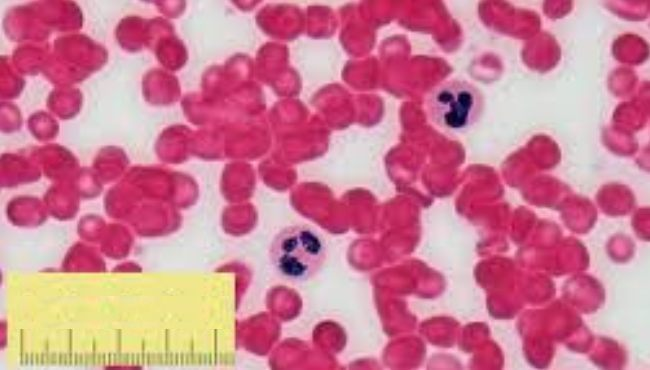
%> input picture cells.jpg, 650 x 370 px
$ octave Project_3.m   (GNU Octave 9; MATLAB toolbox functions it lacks are replaced by stand-ins)
%> lines starting %> are read from the running program, lines starting %| are printed output that depends on the picture; in (x1, y1, x2, y2) boxes, pixels count from 0 and x2, y2 are one past the last pixel; in counts of white or black regions, pixels touching at a corner belong together; the program's own positions count from 1
close all;clc;clear

% a)

% Read the input image
cells = imread('cells.jpg'); % Image is 'cells.jpg'
%> cells is the input picture: size 370x650x3 uint8; mean R, G, B 207.3, 126.8, 148.8

% ----hsv space k means segmentation:
hsv_cells = rgb2hsv(cells);
%> hsv_cells: size 370x650x3 double; mean H, S, V 0.794, 0.448, 0.814
labeled_image = imsegkmeans(cells,5);
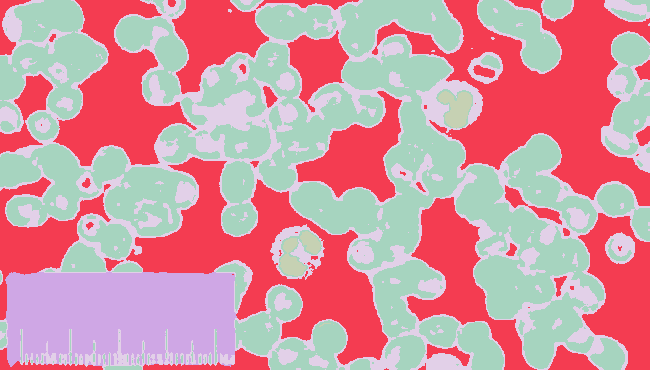
%> labeled_image: size 370x650 uint8; 5 distinct labels, from 1 to 5; one colour per label, 0 black
gray_cells = rgb2gray(cells);
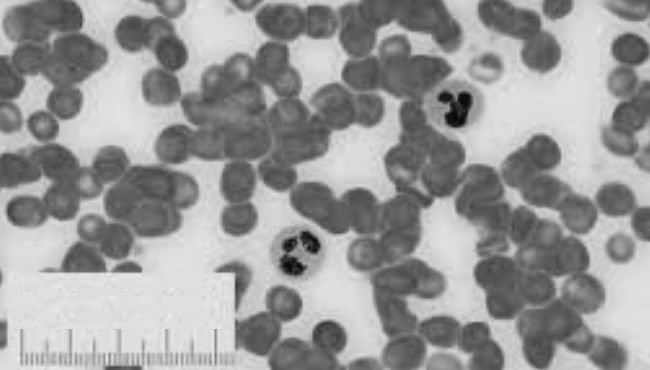
%> gray_cells: size 370x650 uint8; min 7, max 238, mean 153.4
[seg_image,~] = segmentLabels(gray_cells,labeled_image);
%> in segmentLabels, `numValues = max(labeled_image(:));`: numValues = 5
%> in segmentLabels, `levels = round(linspace(0,255,numValues));`: levels = [0 64 128 191 255]
%> in segmentLabels, `labels = 1:numValues;`: labels = [1 2 3 4 5]
%> the loop in segmentLabels, `for i = 1:numValues` made 5 passes
%> after the loop in segmentLabels, `for i = 1:numValues`:
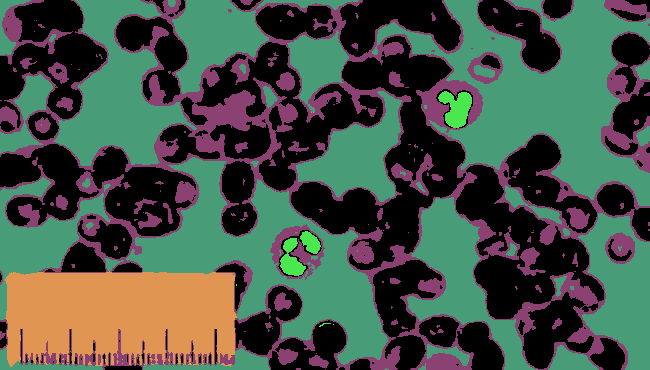
%> seg_image: size 370x650 uint8; 5 distinct labels, from 0 to 255; one colour per label, 0 black
% imshow(seg_image)

%----isolating the nucleas:
mask = false(size(seg_image));
mask(labeled_image==1) = true;
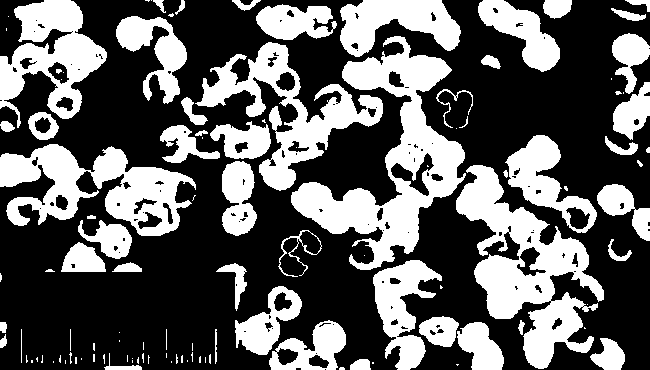
%> mask: size 370x650 logical; 36.9% white; 114 white regions (57 under 20 px), largest, box (x1, y1, x2, y2) and area: (291, 36, 466, 270) 13305, (456, 165, 604, 369) 11760, (0, 144, 196, 236) 8677
imshow(mask)
mask = imopen(mask,strel('disk',3));
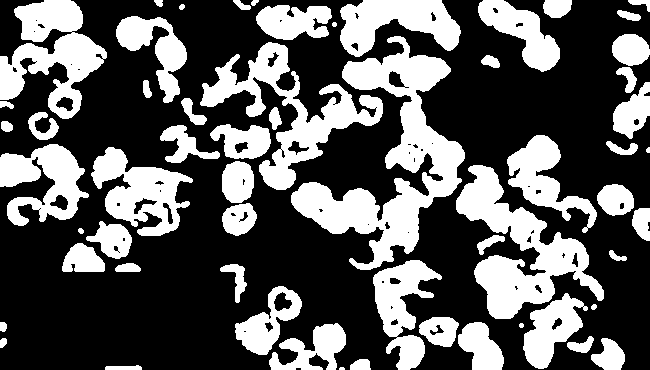
%> mask: size 370x650 logical; 35.5% white; 59 white regions (1 under 20 px), largest, box (x1, y1, x2, y2) and area: (291, 36, 465, 270) 13029, (456, 165, 604, 319) 8510, (200, 42, 383, 190) 7340
mask = imdilate(mask,strel('square',4));
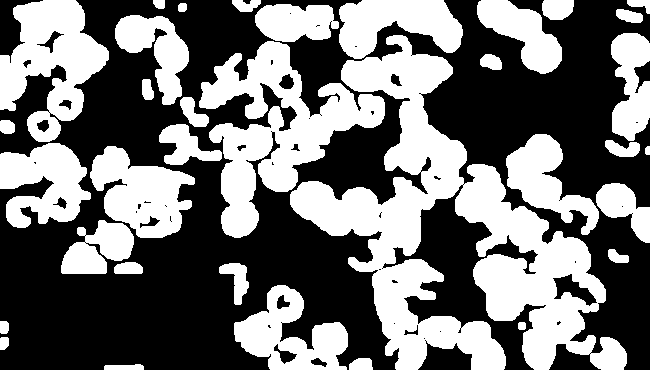
%> mask: size 370x650 logical; 44.6% white; 35 white regions, largest, box (x1, y1, x2, y2) and area: (290, 35, 627, 370) 37837, (199, 41, 385, 238) 14143, (0, 0, 109, 142) 8434
% imshow(mask)


%----active contours to find the cells shape
%> the run ends on the next line
cont = activecontour(cells,mask,400,'Chan-vese',ContractionBias=-0.85,SmoothFactor=2.8);
% [63 lines not run here, left out]
function [seg_image,levels] = segmentLabels(image, labeled_image)

    numValues = max(labeled_image(:));
    levels = round(linspace(0,255,numValues));
    labels = 1:numValues;
    seg_image = image;
    for i = 1:numValues
        seg_image(labeled_image==labels(i)) = levels(i);
    end
end
